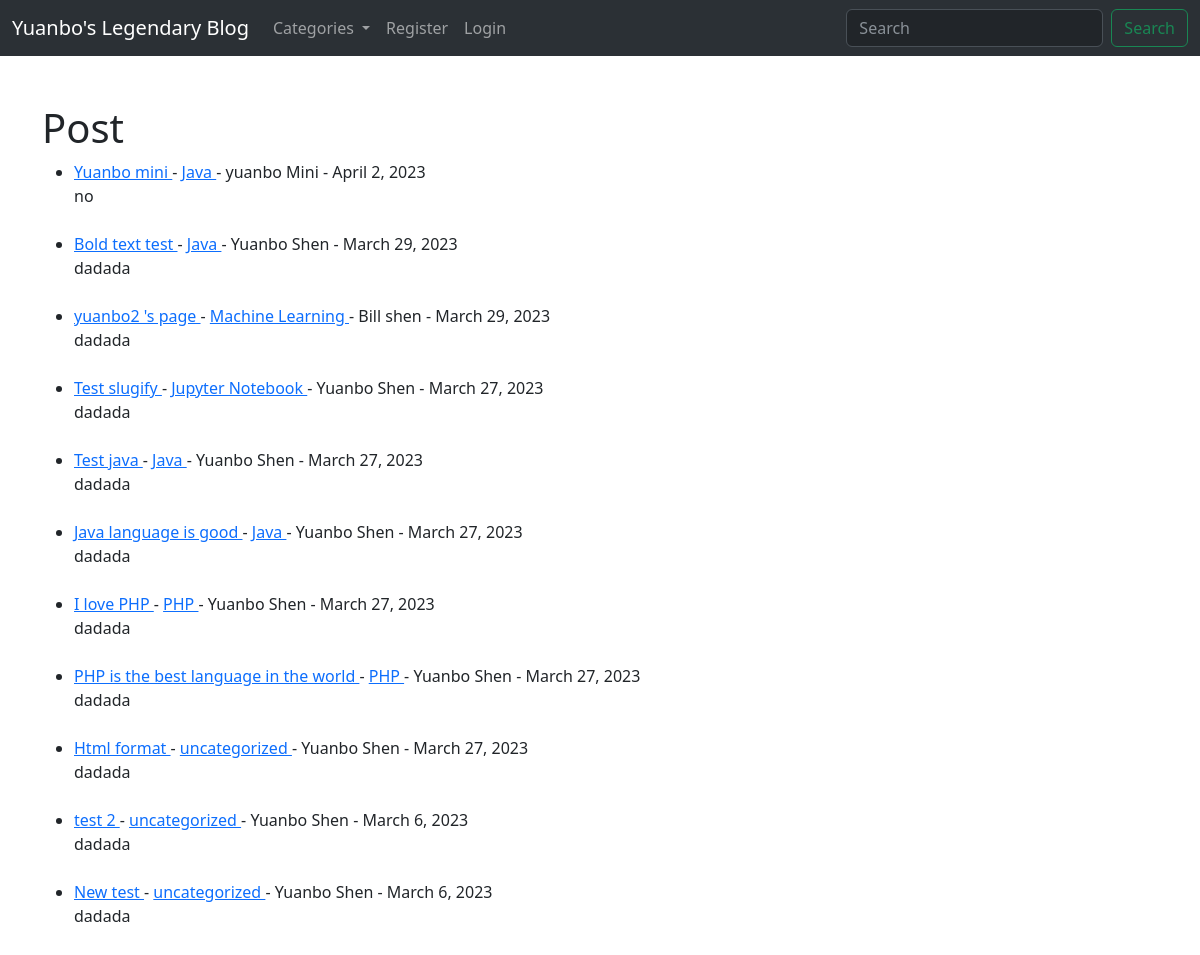
Before: / with the older database file.
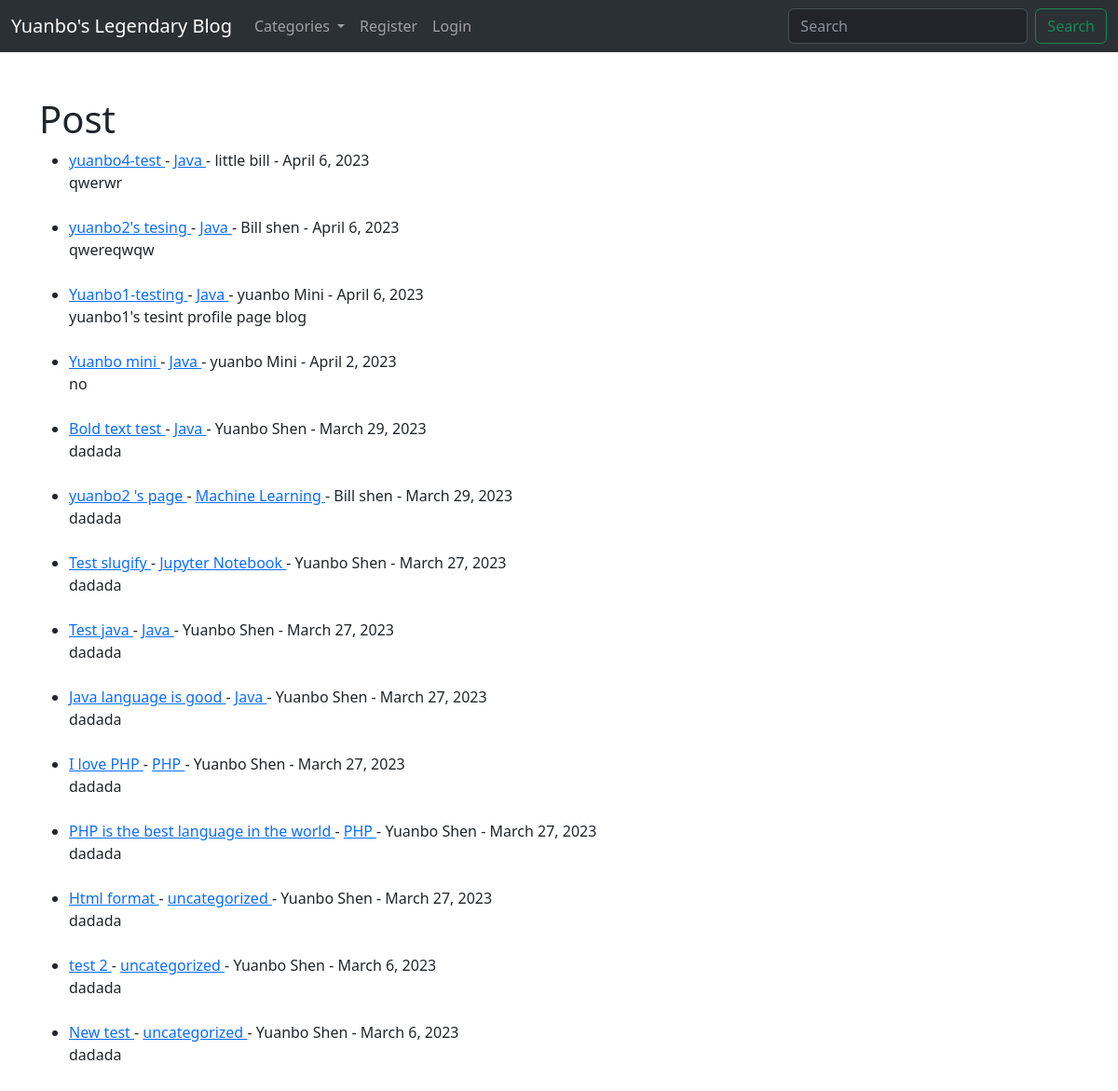
After: the same page with the newer database file.
### blogproject/models.py (models this page shows, shortened)
class Post(models.Model):
    title = models.CharField(max_length=255)
    header_image = models.ImageField(null = True, blank= True, upload_to="images/")
    author = models.ForeignKey(User, on_delete=models.CASCADE)
    body = RichTextField(blank=True, null=True)
    post_date = models.DateField(auto_now_add=True)
    post_time = models.DateTimeField(auto_now_add=True)
    category = models.CharField(max_length = 255, default= "uncategorized")
    snippet = models.CharField(max_length = 255)

### blogproject/views.py (the view)
# urls.py: path('', HomeView.as_view(), name='home'),
class HomeView(ListView):
    model = Post
    template_name = 'home.html'
    ordering = ['-post_time']
    cats = Category.objects.all()
    def get_context_data(self, *args, **kwargs):
        cat_menu = Category.objects.all()
        context = super(HomeView, self).get_context_data(*args, **kwargs)
        context['cat_menu'] = cat_menu
        return context

### blogproject/models.py (called while the page is built)
    def __str__(self):
        return self.name

### blogproject/templates/home.html (shortened to what this page needs)
{% extends 'base.html' %}
{% block content %}
<h1>Post</h1>
<ul>
{% for post in object_list %}
    <li><a href="{% url 'article-detail' post.pk %}"> {{ post.title }} </a>
        - <a href = "{% url 'category' post.category %}">{{post.category}} </a>
        - {{ post.author.first_name }} {{ post.author.last_name }}
        - {{ post.post_date }}
        <br/>
    {{ post.snippet  }}</li>
    <br/>
{% endfor%}
</ul>
{% endblock %}

### blogproject/templates/base.html (shortened to what this page needs)
<!doctype html>
<html lang="en">
  <head>
    <link href="https://cdn.jsdelivr.net/npm/bootstrap@5.3.0-alpha1/dist/css/bootstrap.min.css" rel="stylesheet">
  </head>
  <body>
    <nav class="navbar navbar-expand-lg bg-body-tertiary" class="navbar bg-dark" data-bs-theme="dark">
      <div class="container-fluid">
        <a class="navbar-brand" href=" {% url 'home' %} ">Yuanbo's Legendary Blog</a>
        <div class="collapse navbar-collapse" id="navbarSupportedContent">
          <ul class="navbar-nav me-auto mb-2 mb-lg-0">
        {% if cat_menu %}
          <li class="nav-item dropdown">
            <a class="nav-link dropdown-toggle" href="#" role="button" data-bs-toggle="dropdown" aria-expanded="false">
              Categories
            </a>
          </li>
        {% else %}
          <li class="nav-item">
            <a class="nav-link" href="  {% url 'category-list' %}">Categories</a>
          </li>
        {% endif %}
      {% if user.is_authenticated %}
              <li class="nav-item">
                <a class="nav-link" href="  {% url 'add-post' %}">Add Blog Post</a>
              </li>
              <li class="nav-item">
                <a class="nav-link" href="  {% url 'add-category' %}">Add Category</a>
              </li>
              >
              <li class="nav-item dropdown">
                <a class="nav-link dropdown-toggle" href="#" role="button" data-bs-toggle="dropdown" aria-expanded="false">
                  Profile
                </a>
                <ul class="dropdown-menu">
                  <li><a class="dropdown-item" href="{% url 'edit-profile' %}">Edit Settings</a></li>
                  {% if user.profile %}
                    <li><a class="dropdown-item" href="{% url 'edit-profile-page' user.profile.id %}">Edit Profile Page</a></li>
                    <li><a class="dropdown-item" href="{% url 'profile-page' user.profile.id %}">My Profile Page</a></li>
                  {% else %}
                    <li><a class="dropdown-item" href="{% url 'create-profile-page' %}">Create A New Profile Page</a></li>
                  {% endif %}
                </ul>
              </li>
              <li class="nav-item">
                <a class="nav-link" href="  {% url 'logout' %}">Logout</a>
              </li>
            {% else %}
            <li class="nav-item">
              <a class="nav-link" href="  {% url 'register' %}">Register</a>
            </li>
            <li class="nav-item">
              <a class="nav-link" href="  {% url 'login' %}">Login</a>
            </li>
            {% endif %}
          </ul>
          <form class="d-flex" role="search">
            <input class="form-control me-2" type="search" placeholder="Search" aria-label="Search">
            <button class="btn btn-outline-success" type="submit">Search</button>
          </form>
        </div>
      </div>
    </nav>
    <br><br>
    <div class = 'container'>
        {% block content %}
    {% endblock %}
    </div>
  </body>
</html>

Changed rows visible on the page:
added Post: title "yuanbo4-test", category "Java", author.first_name "little", author.last_name "bill", post_date "April 6, 2023", snippet "qwerwr"
added Post: title "yuanbo2's tesing", category "Java", author.first_name "Bill", author.last_name "shen", post_date "April 6, 2023", snippet "qwereqwqw"
added Post: title "Yuanbo1-testing", category "Java", author.first_name "yuanbo", author.last_name "Mini", post_date "April 6, 2023", snippet "yuanbo1's tesint profile page blog"
